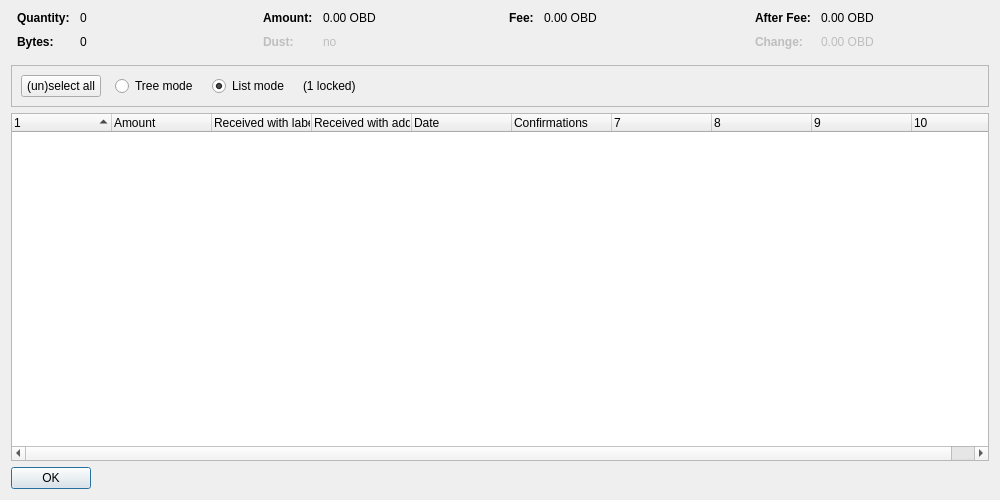
<?xml version="1.0" encoding="UTF-8"?>
<ui version="4.0">
 <class>CoinControlDialog</class>
 <widget class="QDialog" name="CoinControlDialog">
  <property name="geometry">
   <rect>
    <x>0</x>
    <y>0</y>
    <width>1000</width>
    <height>500</height>
   </rect>
  </property>
  <property name="windowTitle">
   <string>Coin Selection</string>
  </property>
  <layout class="QVBoxLayout" name="verticalLayout">
   <item>
    <layout class="QHBoxLayout" name="horizontalLayoutTop" stretch="0,0,0,0">
     <property name="topMargin">
      <number>0</number>
     </property>
     <property name="bottomMargin">
      <number>10</number>
     </property>
     <item>
      <layout class="QFormLayout" name="formLayoutCoinControl1">
       <property name="horizontalSpacing">
        <number>10</number>
       </property>
       <property name="verticalSpacing">
        <number>10</number>
       </property>
       <property name="leftMargin">
        <number>6</number>
       </property>
       <property name="rightMargin">
        <number>6</number>
       </property>
       <item row="0" column="0">
        <widget class="QLabel" name="labelCoinControlQuantityText">
         <property name="font">
          <font>
           <weight>75</weight>
           <bold>true</bold>
          </font>
         </property>
         <property name="text">
          <string>Quantity:</string>
         </property>
        </widget>
       </item>
       <item row="0" column="1">
        <widget class="QLabel" name="labelCoinControlQuantity">
         <property name="cursor">
          <cursorShape>IBeamCursor</cursorShape>
         </property>
         <property name="contextMenuPolicy">
          <enum>Qt::ActionsContextMenu</enum>
         </property>
         <property name="text">
          <string notr="true">0</string>
         </property>
         <property name="textInteractionFlags">
          <set>Qt::LinksAccessibleByMouse|Qt::TextSelectableByKeyboard|Qt::TextSelectableByMouse</set>
         </property>
        </widget>
       </item>
       <item row="1" column="0">
        <widget class="QLabel" name="labelCoinControlBytesText">
         <property name="font">
          <font>
           <weight>75</weight>
           <bold>true</bold>
          </font>
         </property>
         <property name="text">
          <string>Bytes:</string>
         </property>
        </widget>
       </item>
       <item row="1" column="1">
        <widget class="QLabel" name="labelCoinControlBytes">
         <property name="cursor">
          <cursorShape>IBeamCursor</cursorShape>
         </property>
         <property name="contextMenuPolicy">
          <enum>Qt::ActionsContextMenu</enum>
         </property>
         <property name="text">
          <string notr="true">0</string>
         </property>
         <property name="textInteractionFlags">
          <set>Qt::LinksAccessibleByMouse|Qt::TextSelectableByKeyboard|Qt::TextSelectableByMouse</set>
         </property>
        </widget>
       </item>
      </layout>
     </item>
     <item>
      <layout class="QFormLayout" name="formLayoutCoinControl2">
       <property name="horizontalSpacing">
        <number>10</number>
       </property>
       <property name="verticalSpacing">
        <number>10</number>
       </property>
       <property name="leftMargin">
        <number>6</number>
       </property>
       <property name="rightMargin">
        <number>6</number>
       </property>
       <item row="0" column="0">
        <widget class="QLabel" name="labelCoinControlAmountText">
         <property name="font">
          <font>
           <weight>75</weight>
           <bold>true</bold>
          </font>
         </property>
         <property name="text">
          <string>Amount:</string>
         </property>
        </widget>
       </item>
       <item row="0" column="1">
        <widget class="QLabel" name="labelCoinControlAmount">
         <property name="cursor">
          <cursorShape>IBeamCursor</cursorShape>
         </property>
         <property name="contextMenuPolicy">
          <enum>Qt::ActionsContextMenu</enum>
         </property>
         <property name="text">
          <string notr="true">0.00 OBD</string>
         </property>
         <property name="textInteractionFlags">
          <set>Qt::LinksAccessibleByMouse|Qt::TextSelectableByKeyboard|Qt::TextSelectableByMouse</set>
         </property>
        </widget>
       </item>
       <item row="1" column="0">
        <widget class="QLabel" name="labelCoinControlLowOutputText">
         <property name="enabled">
          <bool>false</bool>
         </property>
         <property name="font">
          <font>
           <weight>75</weight>
           <bold>true</bold>
          </font>
         </property>
         <property name="text">
          <string>Dust:</string>
         </property>
        </widget>
       </item>
       <item row="1" column="1">
        <widget class="QLabel" name="labelCoinControlLowOutput">
         <property name="enabled">
          <bool>false</bool>
         </property>
         <property name="cursor">
          <cursorShape>IBeamCursor</cursorShape>
         </property>
         <property name="contextMenuPolicy">
          <enum>Qt::ActionsContextMenu</enum>
         </property>
         <property name="text">
          <string notr="true">no</string>
         </property>
         <property name="textInteractionFlags">
          <set>Qt::LinksAccessibleByMouse|Qt::TextSelectableByKeyboard|Qt::TextSelectableByMouse</set>
         </property>
        </widget>
       </item>
      </layout>
     </item>
     <item>
      <layout class="QFormLayout" name="formLayoutCoinControl3">
       <property name="horizontalSpacing">
        <number>10</number>
       </property>
       <property name="verticalSpacing">
        <number>10</number>
       </property>
       <property name="leftMargin">
        <number>6</number>
       </property>
       <property name="rightMargin">
        <number>6</number>
       </property>
       <item row="0" column="0">
        <widget class="QLabel" name="labelCoinControlFeeText">
         <property name="font">
          <font>
           <weight>75</weight>
           <bold>true</bold>
          </font>
         </property>
         <property name="text">
          <string>Fee:</string>
         </property>
        </widget>
       </item>
       <item row="0" column="1">
        <widget class="QLabel" name="labelCoinControlFee">
         <property name="cursor">
          <cursorShape>IBeamCursor</cursorShape>
         </property>
         <property name="contextMenuPolicy">
          <enum>Qt::ActionsContextMenu</enum>
         </property>
         <property name="text">
          <string notr="true">0.00 OBD</string>
         </property>
         <property name="textInteractionFlags">
          <set>Qt::LinksAccessibleByMouse|Qt::TextSelectableByKeyboard|Qt::TextSelectableByMouse</set>
         </property>
        </widget>
       </item>
      </layout>
     </item>
     <item>
      <layout class="QFormLayout" name="formLayoutCoinControl4">
       <property name="horizontalSpacing">
        <number>10</number>
       </property>
       <property name="verticalSpacing">
        <number>10</number>
       </property>
       <property name="leftMargin">
        <number>6</number>
       </property>
       <property name="rightMargin">
        <number>6</number>
       </property>
       <item row="0" column="0">
        <widget class="QLabel" name="labelCoinControlAfterFeeText">
         <property name="font">
          <font>
           <weight>75</weight>
           <bold>true</bold>
          </font>
         </property>
         <property name="text">
          <string>After Fee:</string>
         </property>
        </widget>
       </item>
       <item row="0" column="1">
        <widget class="QLabel" name="labelCoinControlAfterFee">
         <property name="cursor">
          <cursorShape>IBeamCursor</cursorShape>
         </property>
         <property name="contextMenuPolicy">
          <enum>Qt::ActionsContextMenu</enum>
         </property>
         <property name="text">
          <string notr="true">0.00 OBD</string>
         </property>
         <property name="textInteractionFlags">
          <set>Qt::LinksAccessibleByMouse|Qt::TextSelectableByKeyboard|Qt::TextSelectableByMouse</set>
         </property>
        </widget>
       </item>
       <item row="1" column="0">
        <widget class="QLabel" name="labelCoinControlChangeText">
         <property name="enabled">
          <bool>false</bool>
         </property>
         <property name="font">
          <font>
           <weight>75</weight>
           <bold>true</bold>
          </font>
         </property>
         <property name="text">
          <string>Change:</string>
         </property>
        </widget>
       </item>
       <item row="1" column="1">
        <widget class="QLabel" name="labelCoinControlChange">
         <property name="enabled">
          <bool>false</bool>
         </property>
         <property name="cursor">
          <cursorShape>IBeamCursor</cursorShape>
         </property>
         <property name="contextMenuPolicy">
          <enum>Qt::ActionsContextMenu</enum>
         </property>
         <property name="text">
          <string notr="true">0.00 OBD</string>
         </property>
         <property name="textInteractionFlags">
          <set>Qt::LinksAccessibleByMouse|Qt::TextSelectableByKeyboard|Qt::TextSelectableByMouse</set>
         </property>
        </widget>
       </item>
      </layout>
     </item>
    </layout>
   </item>
   <item>
    <widget class="QFrame" name="frame">
     <property name="minimumSize">
      <size>
       <width>0</width>
       <height>40</height>
      </size>
     </property>
     <property name="frameShape">
      <enum>QFrame::StyledPanel</enum>
     </property>
     <property name="frameShadow">
      <enum>QFrame::Sunken</enum>
     </property>
     <layout class="QHBoxLayout" name="horizontalLayout">
      <item>
       <layout class="QHBoxLayout" name="horizontalLayoutPanel" stretch="0,0,0,0,0">
        <property name="spacing">
         <number>14</number>
        </property>
        <item>
         <widget class="QPushButton" name="pushButtonSelectAll">
          <property name="sizePolicy">
           <sizepolicy hsizetype="Maximum" vsizetype="Fixed">
            <horstretch>0</horstretch>
            <verstretch>0</verstretch>
           </sizepolicy>
          </property>
          <property name="text">
           <string>(un)select all</string>
          </property>
          <property name="autoDefault">
           <bool>false</bool>
          </property>
         </widget>
        </item>
        <item>
         <widget class="QRadioButton" name="radioTreeMode">
          <property name="sizePolicy">
           <sizepolicy hsizetype="Maximum" vsizetype="Fixed">
            <horstretch>0</horstretch>
            <verstretch>0</verstretch>
           </sizepolicy>
          </property>
          <property name="text">
           <string>Tree mode</string>
          </property>
         </widget>
        </item>
        <item>
         <widget class="QRadioButton" name="radioListMode">
          <property name="sizePolicy">
           <sizepolicy hsizetype="Maximum" vsizetype="Fixed">
            <horstretch>0</horstretch>
            <verstretch>0</verstretch>
           </sizepolicy>
          </property>
          <property name="text">
           <string>List mode</string>
          </property>
          <property name="checked">
           <bool>true</bool>
          </property>
         </widget>
        </item>
        <item>
         <widget class="QLabel" name="labelLocked">
          <property name="text">
           <string notr="true">(1 locked)</string>
          </property>
         </widget>
        </item>
        <item>
         <spacer name="horizontalSpacer">
          <property name="orientation">
           <enum>Qt::Horizontal</enum>
          </property>
          <property name="sizeHint" stdset="0">
           <size>
            <width>40</width>
            <height>20</height>
           </size>
          </property>
         </spacer>
        </item>
       </layout>
      </item>
     </layout>
    </widget>
   </item>
   <item>
    <widget class="CoinControlTreeWidget" name="treeWidget">
     <property name="contextMenuPolicy">
      <enum>Qt::CustomContextMenu</enum>
     </property>
     <property name="sortingEnabled">
      <bool>false</bool>
     </property>
     <property name="columnCount">
      <number>10</number>
     </property>
     <attribute name="headerShowSortIndicator" stdset="0">
      <bool>true</bool>
     </attribute>
     <attribute name="headerStretchLastSection">
      <bool>false</bool>
     </attribute>
     <column>
      <property name="text">
       <string/>
      </property>
     </column>
     <column>
      <property name="text">
       <string>Amount</string>
      </property>
     </column>
     <column>
      <property name="text">
       <string>Received with label</string>
      </property>
     </column>
     <column>
      <property name="text">
       <string>Received with address</string>
      </property>
     </column>
     <column>
      <property name="text">
       <string>Date</string>
      </property>
     </column>
     <column>
      <property name="text">
       <string>Confirmations</string>
      </property>
      <property name="toolTip">
       <string>Confirmed</string>
      </property>
     </column>
     <column>
      <property name="text">
       <string/>
      </property>
     </column>
     <column>
      <property name="text">
       <string/>
      </property>
     </column>
     <column>
      <property name="text">
       <string/>
      </property>
     </column>
     <column>
      <property name="text">
       <string/>
      </property>
     </column>
    </widget>
   </item>
   <item>
    <widget class="QDialogButtonBox" name="buttonBox">
     <property name="sizePolicy">
      <sizepolicy hsizetype="Maximum" vsizetype="Fixed">
       <horstretch>0</horstretch>
       <verstretch>0</verstretch>
      </sizepolicy>
     </property>
     <property name="orientation">
      <enum>Qt::Horizontal</enum>
     </property>
     <property name="standardButtons">
      <set>QDialogButtonBox::Ok</set>
     </property>
    </widget>
   </item>
  </layout>
 </widget>
 <customwidgets>
  <customwidget>
   <class>CoinControlTreeWidget</class>
   <extends>QTreeWidget</extends>
   <header>qt/coincontroltreewidget.h</header>
  </customwidget>
 </customwidgets>
 <resources/>
 <connections/>
</ui>
